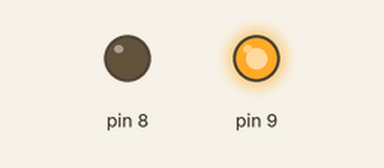
Recording of a sketch running on a simulated Arduino Uno, built with avr-gcc and run on an emulated ATmega328P. On the bench: output pins drawn as LEDs (lit = HIGH).

Above: at 1.0 s.
At 3.0 s:
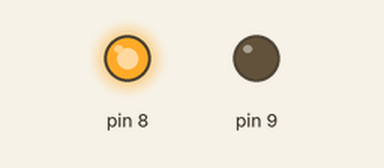
Timing chart, 0 to 5.2 s (numbered marks = the images above):
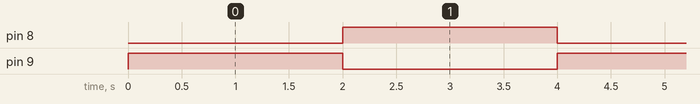

The sketch:

motor.ino
```cpp
void setup() {
    pinMode(9, OUTPUT); //좌회전
    pinMode(8, OUTPUT); //우회전

}


void loop() {


  digitalWrite(9, HIGH);

  digitalWrite(8, LOW);

  delay(2000);

  digitalWrite(8, HIGH);

  digitalWrite(9, LOW);

  delay(2000);


} 
```

Measured:
- by itself, pin 8, pin 9: alternates HIGH for 2.0 s and LOW for 2.0 s
